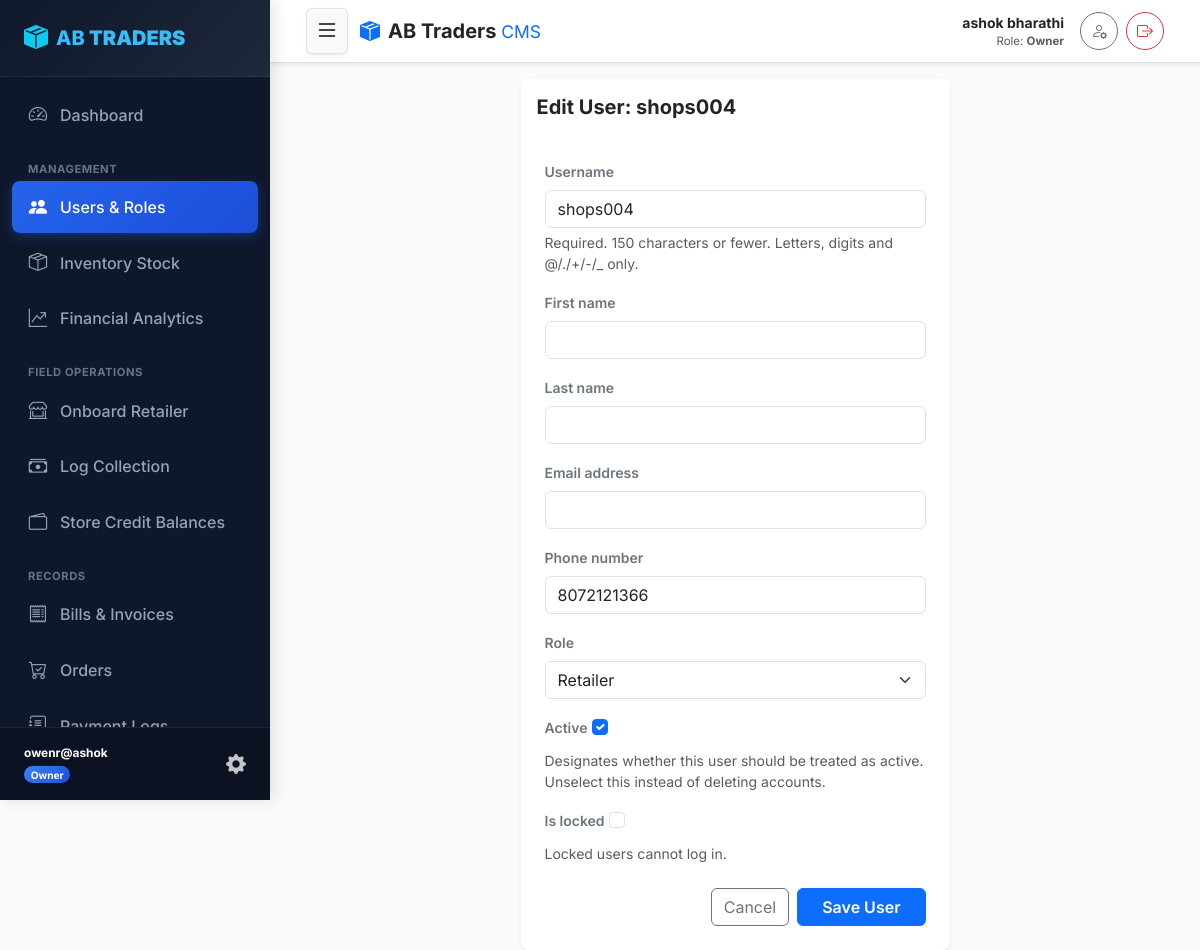
/users/16/edit/ (signed in), run on the app's committed database.
### core/models.py (models this page shows, shortened)
class User(AbstractUser):
    class Role(models.TextChoices):
        SUPERUSER = 'SUPERUSER', 'SuperUser'
        OWNER = 'OWNER', 'Owner'
        STAFF = 'STAFF', 'Staff'
        RETAILER = 'RETAILER', 'Retailer'
    role = models.CharField(max_length=20, choices=Role.choices, default=Role.RETAILER)
    phone_number = models.CharField(max_length=15, unique=True, blank=True, null=True)
    is_locked = models.BooleanField(default=False, help_text="Locked users cannot log in.")
    def is_superuser_role(self):
        return self.role == self.Role.SUPERUSER or self.is_superuser
    def is_owner_role(self):
        return self.role == self.Role.OWNER
    @property
    def display_name(self):
        full_name = self.get_full_name().strip()
        return full_name if full_name else self.username

### core/views.py (the view)
# urls.py: path('users/<int:pk>/edit/', views.user_edit_view, name='user_edit'),
@role_required(['SUPERUSER', 'OWNER'])
def user_edit_view(request, pk):
    target_user = get_object_or_404(User, pk=pk)
    if not request.user.is_superuser_role() and target_user.role in [User.Role.SUPERUSER, User.Role.OWNER]:
        messages.error(request, "Only Super Users can edit Super User or Owner accounts.")
        return redirect('user_list')
    if request.method == 'POST':
        form = UserEditForm(request.POST, instance=target_user, request_user=request.user)
        if form.is_valid():
            user_obj = form.save(commit=False)
            if not request.user.is_superuser_role() and user_obj.role in [User.Role.SUPERUSER, User.Role.OWNER]:
                messages.error(request, "Only Super Users can assign Super User or Owner roles.")
                return redirect('user_list')
            user_obj.save()
            messages.success(request, f"User '{target_user.username}' updated successfully.")
            return redirect('user_list')
    else:
        form = UserEditForm(instance=target_user, request_user=request.user)
    return render(request, 'user_form.html', {'form': form, 'title': f'Edit User: {target_user.username}'})

### core/forms.py (shortened to what this page needs)
class UserEditForm(forms.ModelForm):
    class Meta:
        model = User
        fields = ['username', 'first_name', 'last_name', 'email', 'phone_number', 'role', 'is_active', 'is_locked']
        widgets = {
            'username': forms.TextInput(attrs={'class': 'form-control'}),
            'first_name': forms.TextInput(attrs={'class': 'form-control'}),
            'last_name': forms.TextInput(attrs={'class': 'form-control'}),
            'email': forms.EmailInput(attrs={'class': 'form-control'}),
            'phone_number': forms.TextInput(attrs={'class': 'form-control'}),
            'role': forms.Select(attrs={'class': 'form-select'}),
            'is_active': forms.CheckboxInput(attrs={'class': 'form-check-input'}),
            'is_locked': forms.CheckboxInput(attrs={'class': 'form-check-input'}),
        }
    def __init__(self, *args, request_user=None, **kwargs):
        super().__init__(*args, **kwargs)
        if request_user and not request_user.is_superuser_role():
            allowed_roles = [c for c in User.Role.choices if c[0] not in [User.Role.SUPERUSER, User.Role.OWNER]]
            self.fields['role'].choices = allowed_roles

### core/templates/user_form.html (shortened to what this page needs)
{% extends 'base.html' %}
{% block content %}
<div class="row justify-content-center">
    <div class="col-md-8 col-lg-6">
        <div class="card shadow-sm border-0 rounded-3">
            <div class="card-header bg-white py-3 border-0">
                <h5 class="fw-bold mb-0 text-dark">{{ title }}</h5>
            </div>
            <div class="card-body p-4">
                <form method="post">
                    {% for field in form %}
                        <div class="mb-3">
                            <label for="{{ field.id_for_label }}" class="form-label text-secondary small fw-semibold">
                                {{ field.label }}
                            </label>
                            {{ field }}
                            {% if field.help_text %}
                                <div class="form-text text-muted small">{{ field.help_text }}</div>
                            {% endif %}
                        </div>
                    {% endfor %}
                    <div class="d-flex justify-content-end gap-2 mt-4">
                        <a href="{% url 'user_list' %}" class="btn btn-outline-secondary">Cancel</a>
                        <button type="submit" class="btn btn-primary fw-semibold px-4">Save User</button>
                    </div>
                </form>
            </div>
        </div>
    </div>
</div>
{% endblock %}

### core/templates/base.html (shortened to what this page needs)
{% load static %}
<!DOCTYPE html>
<html lang="en">
<head>
    <link href="https://cdn.jsdelivr.net/npm/bootstrap@5.3.2/dist/css/bootstrap.min.css" rel="stylesheet">
    <link rel="stylesheet" href="https://cdn.jsdelivr.net/npm/bootstrap-icons@1.11.2/font/bootstrap-icons.min.css">
    <link rel="stylesheet" href="{% static 'css/styles.css' %}">
</head>
<body>
    <div id="wrapper">
        {% if user.is_authenticated %}
        <aside id="sidebar-wrapper" class="sidebar-sticky">
            <div class="sidebar-heading d-flex align-items-center justify-content-between">
                <a href="{% url 'dashboard' %}" class="text-white text-decoration-none d-flex align-items-center">
                    <i class="bi bi-box-seam-fill me-2 text-info fs-4"></i>
                    <span>AB <strong>TRADERS</strong></span>
                </a>
            </div>
            <div class="list-group list-group-sidebar">
                <a href="{% url 'dashboard' %}" class="sidebar-link {% if request.resolver_match.url_name == 'dashboard' %}active{% endif %}">
                    <i class="bi bi-speedometer2"></i> Dashboard
                </a>
                {% if user.is_superuser_role or user.is_owner_role %}
                <div class="sidebar-section-title">Management</div>
                <a href="{% url 'user_list' %}" class="sidebar-link {% if 'user' in request.resolver_match.url_name %}active{% endif %}">
                    <i class="bi bi-people-fill"></i> Users & Roles
                </a>
                <a href="{% url 'inventory_list' %}" class="sidebar-link {% if 'inventory' in request.resolver_match.url_name or 'item' in request.resolver_match.url_name %}active{% endif %}">
                    <i class="bi bi-box-seam"></i> Inventory Stock
                </a>
                <a href="{% url 'owner_analytics' %}" class="sidebar-link {% if request.resolver_match.url_name == 'owner_analytics' %}active{% endif %}">
                    <i class="bi bi-graph-up-arrow"></i> Financial Analytics
                </a>
                {% endif %}
                {% if user.is_superuser_role or user.is_owner_role or user.is_staff_role %}
                <div class="sidebar-section-title">Field Operations</div>
                <a href="{% url 'onboard_retailer' %}" class="sidebar-link {% if request.resolver_match.url_name == 'onboard_retailer' %}active{% endif %}">
                    <i class="bi bi-shop-window"></i> Onboard Retailer
                </a>
                <a href="{% url 'log_collection' %}" class="sidebar-link {% if request.resolver_match.url_name == 'log_collection' %}active{% endif %}">
                    <i class="bi bi-cash-stack"></i> Log Collection
                </a>
                <a href="{% url 'credit_balances' %}" class="sidebar-link {% if request.resolver_match.url_name == 'credit_balances' %}active{% endif %}">
                    <i class="bi bi-wallet2"></i> Store Credit Balances
                </a>
                {% endif %}
                <div class="sidebar-section-title">Records</div>
                <a href="{% url 'bill_list' %}" class="sidebar-link {% if 'bill' in request.resolver_match.url_name %}active{% endif %}">
                    <i class="bi bi-receipt"></i> Bills & Invoices
                </a>
                <a href="{% url 'order_list' %}" class="sidebar-link {% if 'order' in request.resolver_match.url_name %}active{% endif %}">
                    <i class="bi bi-cart-check"></i> Orders
                </a>
                <a href="{% url 'collections_list' %}" class="sidebar-link {% if request.resolver_match.url_name == 'collections_list' %}active{% endif %}">
                    <i class="bi bi-journal-text"></i> Payment Logs
                </a>
            </div>
            <div class="sidebar-footer">
                <div class="d-flex align-items-center justify-content-between">
                    <div>
                        <div class="fw-bold text-white small text-truncate" style="max-width: 150px;">{{ user.username }}</div>
                        <span class="badge
                            {% if user.is_superuser_role %}badge-superuser
                            {% elif user.is_owner_role %}badge-owner
                            {% elif user.is_staff_role %}badge-staff
                            {% else %}badge-retailer{% endif %} rounded-pill mt-1">
                            {{ user.get_role_display }}
                        </span>
                    </div>
                    <a href="{% url 'profile' %}" class="text-white opacity-75 hover-opacity-100" title="My Profile"><i class="bi bi-gear-fill fs-5"></i></a>
                </div>
            </div>
        </aside>
        {% endif %}
        <div id="page-content-wrapper">
            {% if user.is_authenticated %}
            <nav class="navbar top-navbar sticky-top bg-white border-bottom shadow-sm py-2">
                <div class="container-fluid px-3 d-flex align-items-center justify-content-between flex-nowrap">
                    <div class="d-flex align-items-center gap-2">
                        <button type="button" class="btn btn-light me-1 shadow-sm border p-1 px-2" id="sidebarToggle" onclick="toggleSidebarMenu(event)" title="Toggle Navigation Menu">
                            <i class="bi bi-list fs-4"></i>
                        </button>
                        <a class="navbar-brand fw-extrabold text-dark d-flex align-items-center mb-0 me-0 me-md-3" href="{% url 'dashboard' %}">
                            <i class="bi bi-box-seam-fill me-2 text-primary"></i>
                            <span class="fw-bold fs-5 d-none d-sm-inline">AB Traders <span class="text-primary fw-normal small">CMS</span></span>
                        </a>
                    </div>
                    <div class="d-flex align-items-center gap-2">
                        <div class="text-end me-1 me-md-2 d-none d-sm-block">
                            <div class="fw-bold text-dark small text-truncate" style="max-width: 150px;">{{ user.display_name }}</div>
                            <div class="text-muted" style="font-size: 0.72rem;">Role: <strong>{{ user.get_role_display }}</strong></div>
                        </div>
                        <a href="{% url 'profile' %}" class="btn btn-outline-secondary btn-sm rounded-circle p-0 d-flex align-items-center justify-content-center" style="width: 38px; height: 38px;" title="My Profile">
                            <i class="bi bi-person-gear fs-6"></i>
                        </a>
                        <a href="{% url 'logout' %}" class="btn btn-outline-danger btn-sm rounded-circle p-0 d-flex align-items-center justify-content-center" style="width: 38px; height: 38px;" title="Logout">
                            <i class="bi bi-box-arrow-right fs-6"></i>
                        </a>
                    </div>
                </div>
            </nav>
            {% endif %}
            <div class="container-fluid px-3 px-md-4 pt-3">
                {% block content %}{% endblock %}
            </div>
        </div>
    </div>
</body>
</html>

### static/css/styles.css (style rules this page uses)
:root { --sidebar-bg: #0f172a; --sidebar-hover: #1e293b; --sidebar-active: #2563eb; --primary-color: #2563eb; --primary-hover: #1d4ed8; --secondary-color: #64748b; --success-color: #10b981; --warning-color: #f59e0b; --danger-color: #ef4444; --info-color: #06b6d4; --bg-light: #f8fafc; --card-shadow: 0 4px 12px rgba(0, 0, 0, 0.05), 0 1px 3px rgba(0, 0, 0, 0.02); --transition: all 0.25s cubic-bezier(0.4, 0, 0.2, 1); }
body { font-family: 'Inter', -apple-system, BlinkMacSystemFont, "Segoe UI", Roboto, sans-serif; background-color: var(--bg-light); color: #334155; overflow-x: hidden; min-height: 100vh; }
#wrapper { display: flex; width: 100%; min-height: 100vh; position: relative; }
#sidebar-wrapper { background: var(--sidebar-bg); color: #f8fafc; transition: margin-left 0.3s cubic-bezier(0.4, 0, 0.2, 1), transform 0.3s cubic-bezier(0.4, 0, 0.2, 1); display: flex; flex-direction: column; z-index: 1060; box-shadow: 4px 0 15px rgba(0, 0, 0, 0.1); }
@media (min-width: 992px) { #sidebar-wrapper { position: sticky; top: 0; height: 100vh; height: 100dvh; min-width: 270px; max-width: 270px; overflow: hidden; flex-shrink: 0; } }
.sidebar-heading { padding: 1.25rem 1.5rem; font-size: 1.25rem; font-weight: 800; color: #ffffff; border-bottom: 1px solid rgba(255, 255, 255, 0.08); background: linear-gradient(135deg, #0f172a 0%, #1e293b 100%); flex-shrink: 0; }
.sidebar-heading span { color: #38bdf8; }
.sidebar-section-title { color: #64748b; font-size: 0.7rem; font-weight: 700; text-transform: uppercase; letter-spacing: 0.05em; padding: 1rem 1rem 0.25rem 1rem; }
.list-group-sidebar { padding: 0.75rem; flex-grow: 1; overflow-y: auto; scrollbar-width: thin; scrollbar-color: rgba(255, 255, 255, 0.2) transparent; }
.sidebar-link { display: flex; align-items: center; gap: 0.75rem; padding: 0.75rem 1rem; color: #94a3b8; text-decoration: none; border-radius: 0.5rem; font-weight: 500; margin-bottom: 0.25rem; transition: var(--transition); }
.sidebar-link.active { color: #ffffff; background: linear-gradient(135deg, #2563eb 0%, #1d4ed8 100%); box-shadow: 0 4px 12px rgba(37, 99, 235, 0.35); }
.sidebar-link i { font-size: 1.15rem; width: 20px; text-align: center; }
.sidebar-footer { padding: 1rem 1.5rem; border-top: 1px solid rgba(255, 255, 255, 0.08); font-size: 0.85rem; color: #64748b; background-color: rgba(0, 0, 0, 0.2); flex-shrink: 0; }
#page-content-wrapper { flex-grow: 1; display: flex; flex-direction: column; min-width: 0; width: 100%; }
.top-navbar { background-color: #ffffff; border-bottom: 1px solid #e2e8f0; box-shadow: 0 1px 3px rgba(0, 0, 0, 0.04); padding: 0.75rem 1.25rem; z-index: 1020; }
.badge-owner { background: linear-gradient(135deg, #3b82f6 0%, #1d4ed8 100%); color: #fff; }

### data on the page
User: username "owenr@ashok", role "Owner", display_name "ashok bharathi"
User: form "shops004" "8072121366" "Retailer" "☑"

### other printed values
{{ title }} "Edit User: shops004"
{{ field.label }} "Username" "First name" "Last name" "Email address" "Phone number" "Role" "Active" "Is locked"
{{ field.help_text }} "Required. 150 characters or fewer. Letters, digits and @/./+/-/_ only." "Designates whether this user should be treated as active. Unselect this instead of deleting accounts." "Locked users cannot log in."
